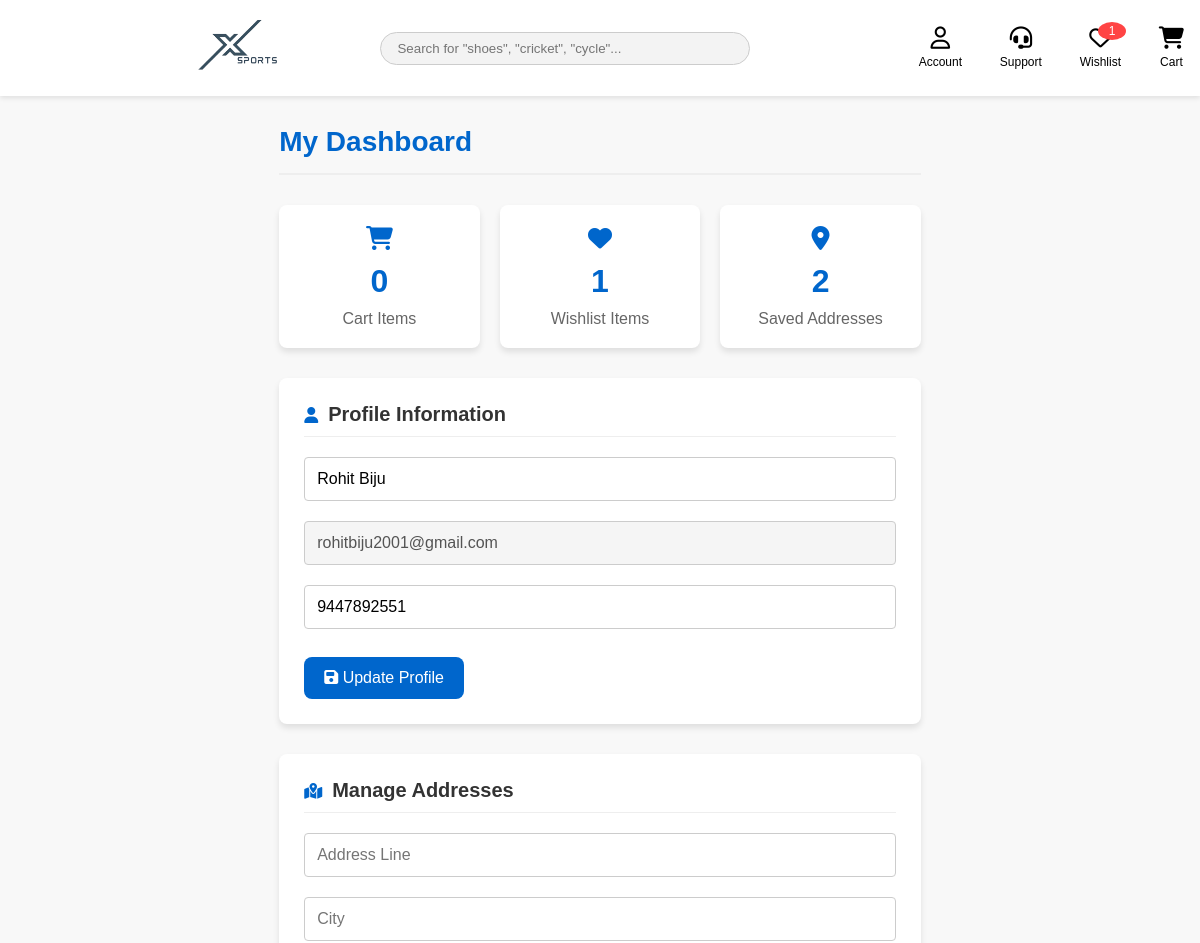
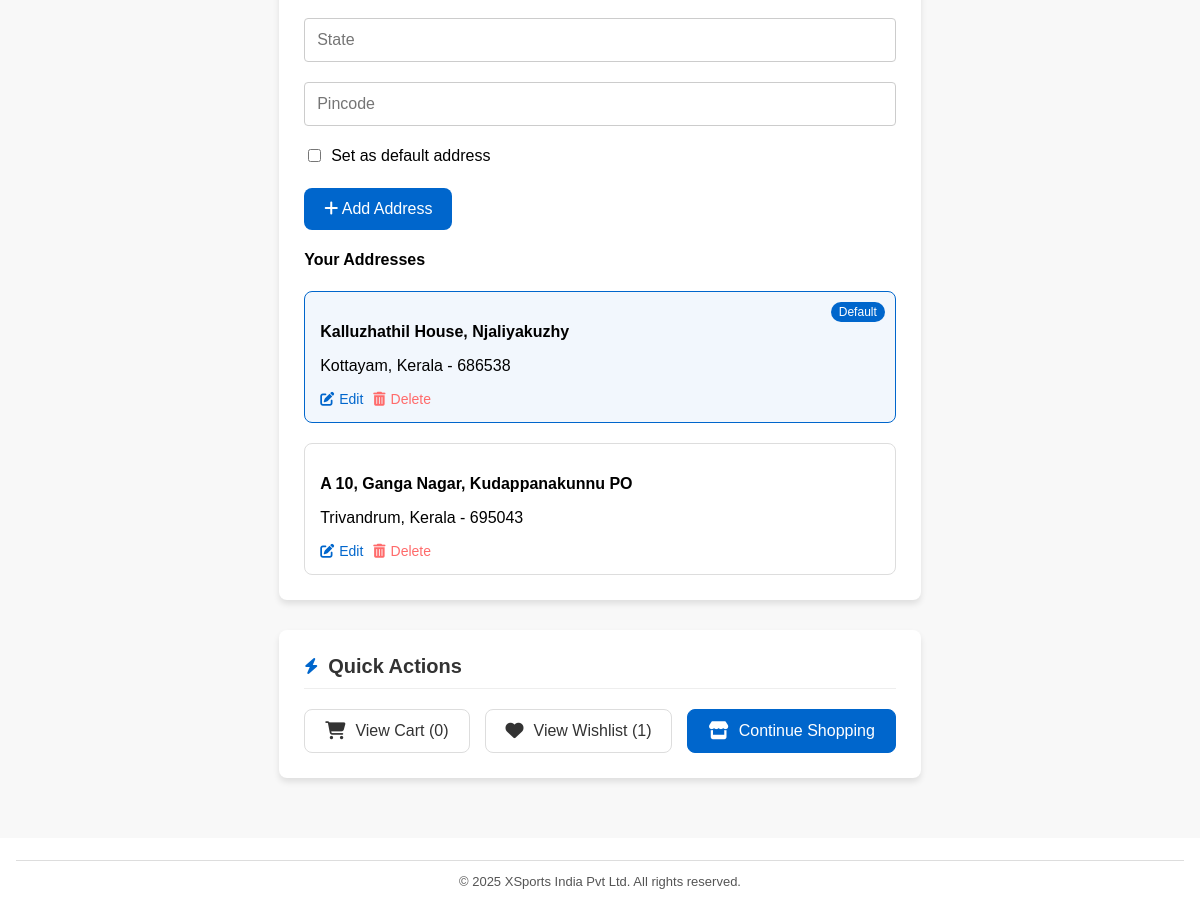
/dashboard.php (signed in), run on an earlier commit of the app's database (2 pictures, top to bottom).
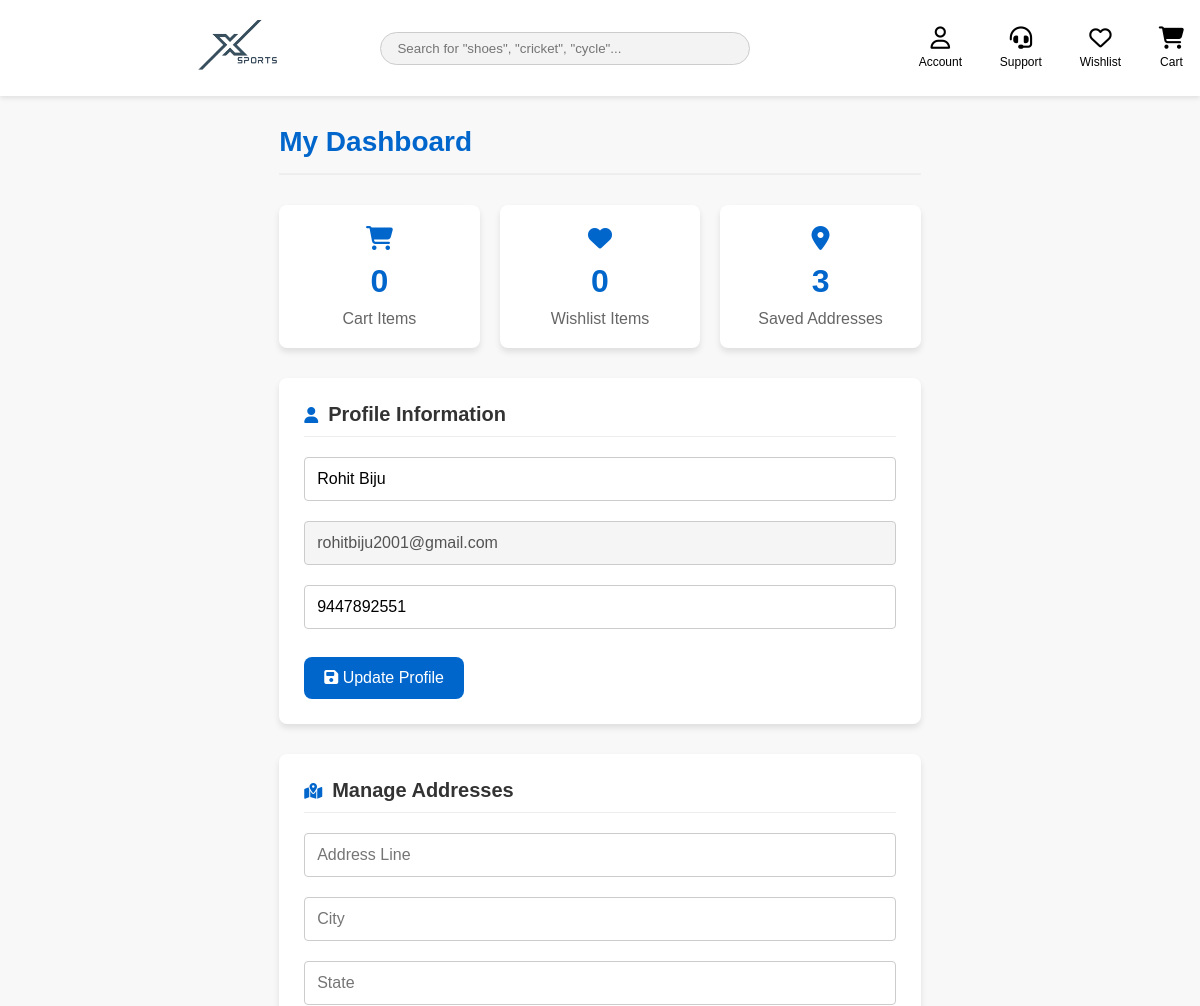
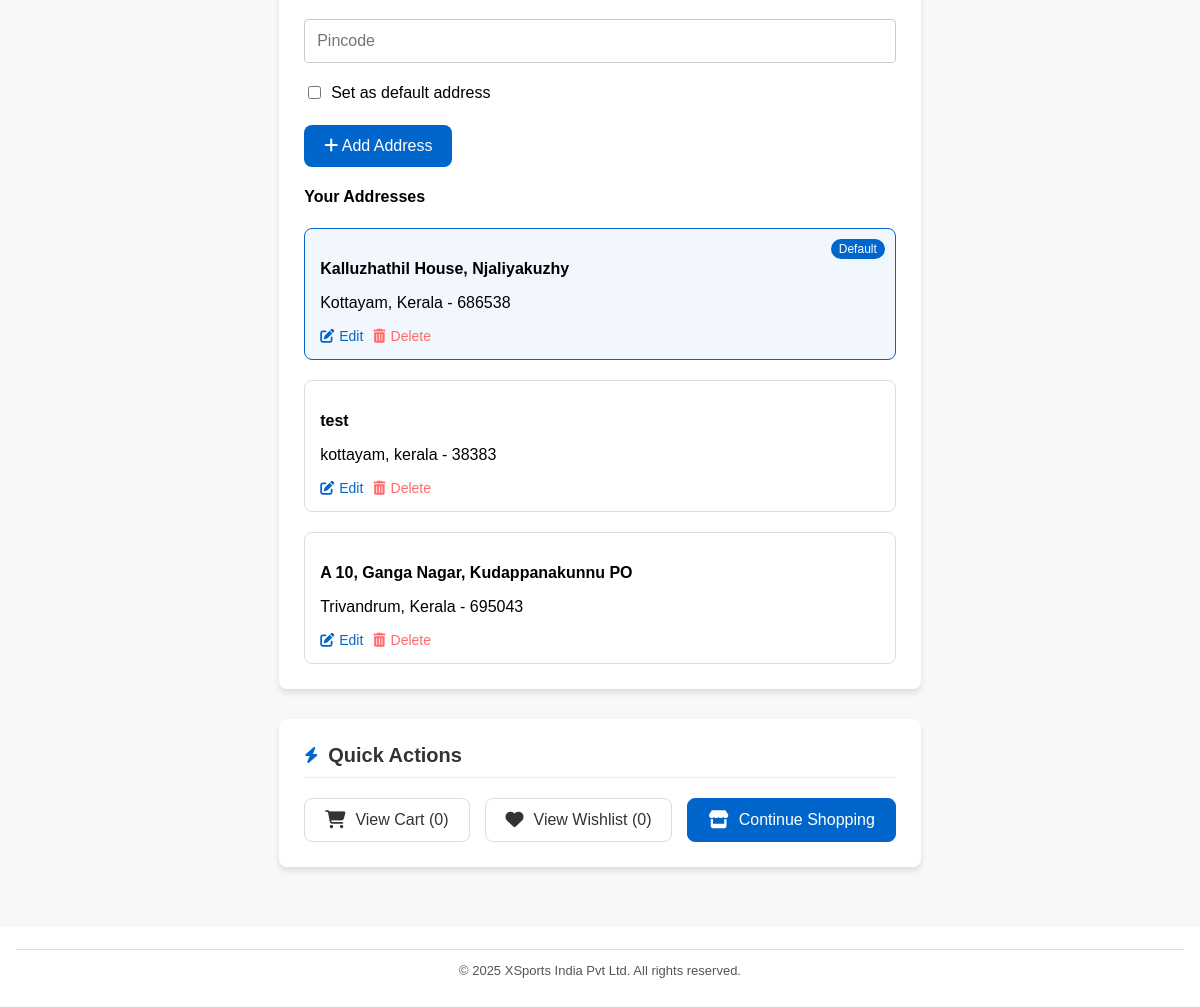
And on a later commit of the database (2 pictures, top to bottom).
### tables this page shows
CREATE TABLE IF NOT EXISTS `addresses` (
  `id` int NOT NULL AUTO_INCREMENT,
  `user_id` int NOT NULL,
  `address_line` varchar(255) NOT NULL,
  `city` varchar(100) NOT NULL,
  `state` varchar(100) NOT NULL,
  `pincode` varchar(20) NOT NULL,
  `selected` tinyint(1) DEFAULT '0',
  PRIMARY KEY (`id`),
  KEY `user_id` (`user_id`)
);

### dashboard.php (the view, shortened to what the changed rows need)
<?php
require_once 'includes/db.php';
$user_id = $_SESSION['user_id'];
$stmt = $pdo->prepare('SELECT * FROM addresses WHERE user_id = ? ORDER BY selected DESC, id DESC');
$stmt->execute([$user_id]);
$addresses = $stmt->fetchAll();
?>
<!DOCTYPE html>
<html>
<head>
    <link rel="stylesheet" href="assets/style.css">
    <link rel="stylesheet" href="https://cdnjs.cloudflare.com/ajax/libs/font-awesome/6.0.0/css/all.min.css">
</head>
<body>
    <?php include 'includes/header.php'; ?>
    <div class="dashboard-container">
        <div class="dashboard-header">
            <h1 class="dashboard-title">My Dashboard</h1>
        </div>
        <div class="stats-grid">
            <div class="stat-card">
                <div class="stat-icon"><i class="fas fa-heart"></i></div>
                <div class="stat-number"><?php echo $wishlist_count; ?></div>
                <p class="stat-label">Wishlist Items</p>
            </div>
            <div class="stat-card">
                <div class="stat-icon"><i class="fas fa-map-marker-alt"></i></div>
                <div class="stat-number"><?php echo count($addresses); ?></div>
                <p class="stat-label">Saved Addresses</p>
            </div>
        </div>
        <div class="dashboard-section">
            <?php if (empty($addresses)): ?>
                <p>No addresses saved yet.</p>
            <?php else: ?>
                <div class="address-grid">
                    <?php foreach ($addresses as $address): ?>
                        <div class="address-card <?php echo $address['selected'] ? 'default' : ''; ?>">
                            <?php if ($address['selected']): ?>
                                <span class="default-badge">Default</span>
                            <?php endif; ?>
                            <div class="address-content">
                                <p><strong><?php echo htmlspecialchars($address['address_line']); ?></strong></p>
                                <p><?php echo htmlspecialchars($address['city']); ?>, <?php echo htmlspecialchars($address['state']); ?> - <?php echo htmlspecialchars($address['pincode']); ?></p>
                            </div>
                            <div class="address-actions">
                                <a href="dashboard.php?edit_address=<?php echo $address['id']; ?>" class="action-link">
                                    <i class="fas fa-edit"></i> Edit
                                </a>
                                <a href="dashboard.php?delete_address=<?php echo $address['id']; ?>" onclick="return confirm('Delete this address?');" class="action-link delete">
                                    <i class="fas fa-trash-alt"></i> Delete
                                </a>
                            </div>
                        </div>
                    <?php endforeach; ?>
                </div>
            <?php endif; ?>
        </div>
        <div class="dashboard-section">
            <div class="quick-actions">
                <a href="cart.php" class="action-btn">
                    <i class="fas fa-shopping-cart"></i> View Cart (<?php echo $cart_count; ?>)
                </a>
                <a href="wishlist.php" class="action-btn">
                    <i class="fas fa-heart"></i> View Wishlist (<?php echo $wishlist_count; ?>)
                </a>
                <a href="index.php" class="action-btn primary">
                    <i class="fas fa-store"></i> Continue Shopping
                </a>
            </div>
        </div>
    </div>
    <?php include 'includes/footer.php'; ?>
</body>
</html>

### includes/header.php (shortened to what the changed rows need)
<?php
$wishlist_count = 0;
if (isset($_SESSION['user_id'])) {
    if (isset($pdo) && $pdo) {
        $stmt = $pdo->prepare('SELECT COUNT(*) as count FROM cart_items WHERE user_id = ?');
        $stmt->execute([$_SESSION['user_id']]);
        $cart_count = $stmt->fetch()['count'];
        $stmt = $pdo->prepare('SELECT COUNT(*) as count FROM wishlist WHERE user_id = ?');
        $stmt->execute([$_SESSION['user_id']]);
        $wishlist_count = $stmt->fetch()['count'];
    }
}
?>
<!DOCTYPE html>
<html lang="en">
<head>
<link href="assets/style.css" rel="stylesheet"/>
<link href="https://cdnjs.cloudflare.com/ajax/libs/font-awesome/6.5.1/css/all.min.css" rel="stylesheet"/>
</head>
<body>
<header class="top-header">
<div class="header-container">
<div class="right-section">
<div class="nav-icons">
<?php if (!isset($_SESSION['admin_logged_in'])): ?>
<a class="nav-item" href="wishlist.php">
<i class="fa-regular fa-heart"></i>
<span>Wishlist</span>
<?php if ($wishlist_count > 0): ?>
    <span class="badge"><?php echo $wishlist_count; ?></span>
<?php endif; ?>
</a>
<?php endif; ?>
</div>
</div>
</div>
</header>

What changed in the data, as far as the page shows it:
added addresses: address_line "test", city "kottayam", state "kerala", pincode "38383"
Also different on the page:
$wishlist_count: "1" → "0"
count($addresses): "2" → "3"
$wishlist_count: "1" → (not shown)
